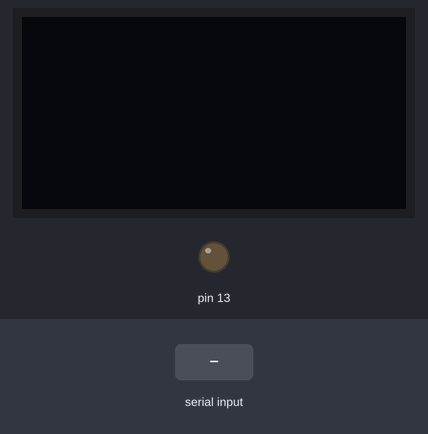
Bench run of a sketch on a simulated Arduino Uno, built with avr-gcc and run on an emulated ATmega328P. On the bench: 128×64 one-colour display, output pins drawn as LEDs (lit = HIGH). The inputs (shaded band) are chosen by the test bench. The OLED is the two-colour kind (top 16 rows yellow); the display library's start-up logo is not drawn; what the sketch prints to the serial monitor is not drawn.

Above: at 3.2 s.
3.3 s: "_" received over Serial
4.8 s: "#" received over Serial
At 6.0 s:
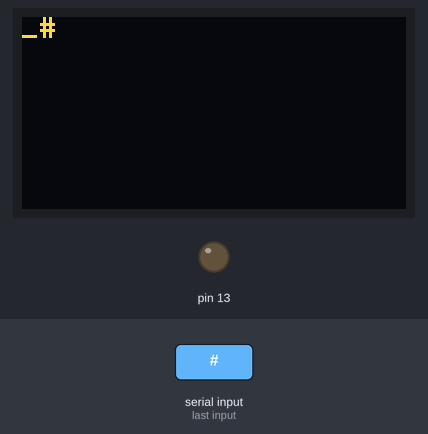
6.3 s: "]" received over Serial
7.8 s: "1" received over Serial
At 10.61 s:
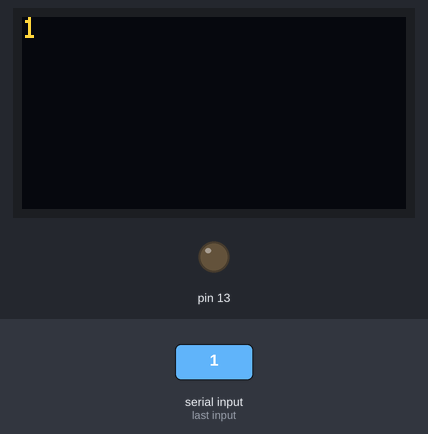
10.8 s: "_" received over Serial
At 11.6 s:
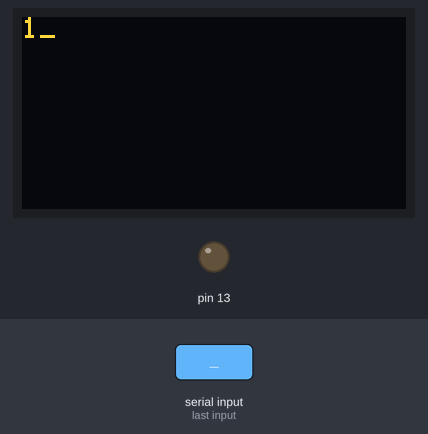
12.3 s: "#" received over Serial
At 13.1 s:
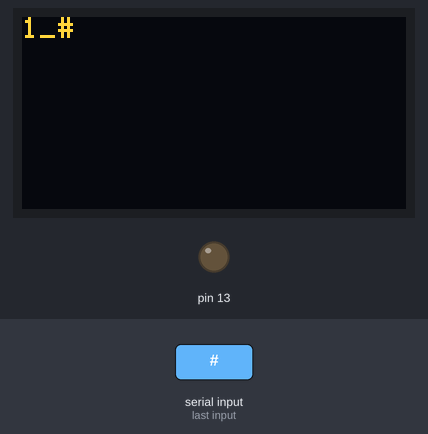
Timing chart, 0 to 14.8 s (numbered marks = the images above; inputs shaded):
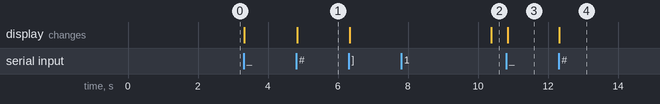

Measured:
- after the input at 4.8 s, the display: changes at once (image 1)
- after the input at 7.8 s, the display: changes after 2.6 s (image 2)
- after the input at 10.8 s, the display: changes after 0.05 s (image 3)
- after the input at 12.3 s, the display: changes at once (image 4)

The sketch:

serial_to_display.ino
```cpp
#include <SPI.h>
#include <Wire.h>
#include <Adafruit_SSD1306.h>


#define OLED_RESET 4 // not used / nicht genutzt bei diesem Display
Adafruit_SSD1306 display(OLED_RESET);

char inChar;

char automa_state = 0;
int  count = 0;
int count_limit = 20*8 + 5 ; // this will be the limit after that the display will return to the first pixel

String string;


void setup()   {

        pinMode(13, OUTPUT);

        // initialize with the I2C addr 0x3C / mit I2C-Adresse 0x3c initialisieren
        display.begin(SSD1306_SWITCHCAPVCC, 0x3C);

        Serial.begin(115200);
        string.reserve(200);

        display.display();
        delay(2000);
        display.clearDisplay();
        display.setTextSize(1);
        display.setTextColor(INVERSE);
}

void loop()
{
        // the message to send are to be ended with this 3 char:_#]


        if (Serial.available())  {

                display.clearDisplay();
                inChar = Serial.read();
                string+=inChar;
                display.setCursor(0,0);
                display.print(string);
                display.display();
                count = count + 1;

                if (count > count_limit){
                    count = 0;
                    string="";
                    //delay(1000);

                }

                // _#]
                if(inChar == '_'){
                    if(automa_state == 0){
                        automa_state = 1;
                    }
                    else{
                        automa_state = 0;
                    }

                }
                else if(inChar == '#'){
                    if(automa_state == 1){
                        automa_state = 2;

                    }
                    else{
                        automa_state = 0;
                    }

                }
                else if(inChar == ']'){
                    if(automa_state == 2){
                        automa_state = 0;
                        Serial.println("End");
                        delay(4000);
                        string="";

                    }
                }


        }

        display.display();


}
```
